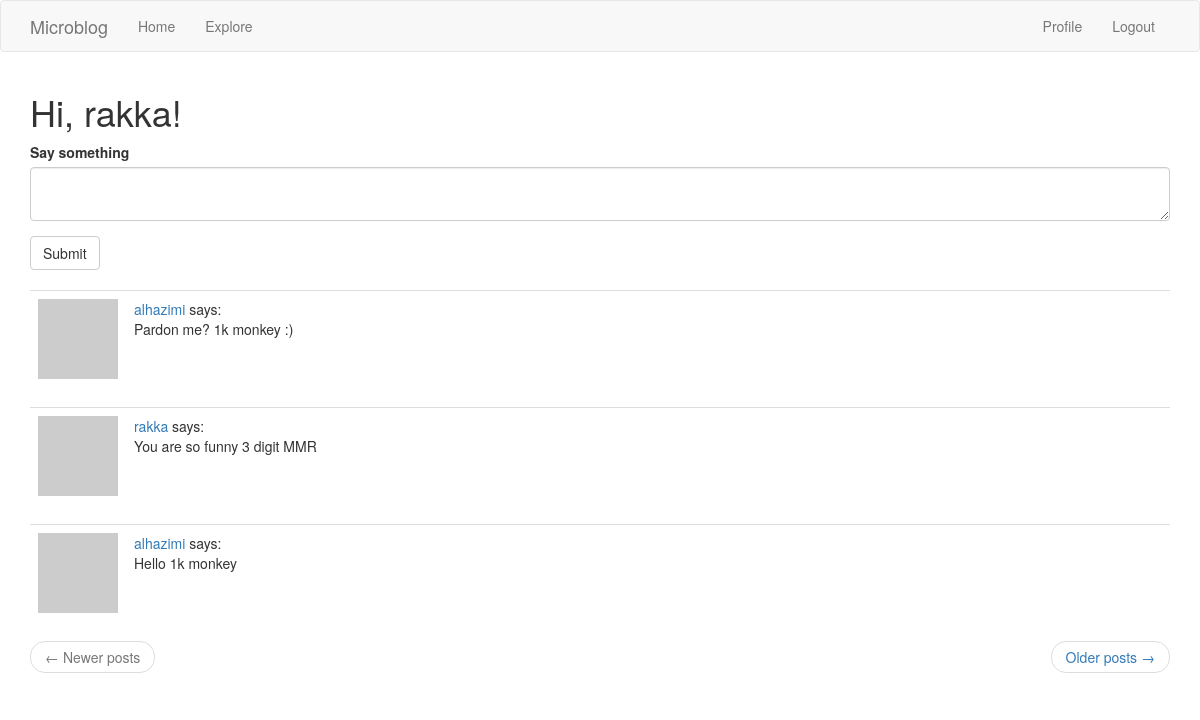
The app's page /index (signed in) with its own data.
### app/models.py (models this page shows, shortened)
class User(UserMixin, db.Model):
    id = db.Column(db.Integer, primary_key=True)
    username = db.Column(db.String(64), index=True, unique=True)
    email = db.Column(db.String(120), index=True, unique=True)
    password_hash = db.Column(db.String(128))
    posts = db.relationship("Post", backref="author", lazy="dynamic")
    about_me = db.Column(db.String(140))
    last_seen = db.Column(db.DateTime, default=datetime.utcnow)
    followed = db.relationship("User", secondary=followers,
                               primaryjoin=(followers.c.follower_id == id),
                               secondaryjoin=(followers.c.followed_id == id), # c is column
                               backref=db.backref("followers", lazy="dynamic"), lazy="dynamic")
    def avatar(self, size):
        digest = md5(self.email.lower().encode("utf-8")).hexdigest()
        return "https://gravatar.com/avatar/{}?d=identicon&s={}".format(
            digest, size)
    def followed_posts(self):
        followed = Post.query.join(
            followers, (followers.c.followed_id == Post.user_id)).filter(
            followers.c.follower_id == self.id)
        own = Post.query.filter_by(user_id=self.id)
        return followed.union(own).order_by(Post.timestamp.desc())

class Post(db.Model):
    id = db.Column(db.Integer, primary_key=True)
    body = db.Column(db.String(128))
    timestamp = db.Column(db.DateTime, index=True, default=datetime.utcnow) # utcnow, uniform timestamp without ()
    user_id = db.Column(db.Integer, db.ForeignKey("user.id"))

### app/routes.py (the view)
@app.route('/', methods=["GET", "POST"])
@app.route('/index', methods=["GET", "POST"])
@login_required # If you decorate a view with this, it will ensure that the current user is
def index():
    form = PostForm()
    if form.validate_on_submit():
        post = Post(body=form.post.data, author=current_user)
        db.session.add(post)
        db.session.commit()
        flash("Your post is now live!")
        return redirect(url_for("index")) # redirect prevent duplicate
    page = request.args.get("page", 1, type=int)
    posts = current_user.followed_posts().paginate(
        page, app.config["POST_PER_PAGE"], False) # show own and followed post
    next_url = url_for("index", page=posts.next_num)\
        if posts.has_next else None
    prev_url = url_for("index", page=posts.prev_num)\
        if posts.has_prev else None
    return render_template("index.html", title="Home Page", form=form,
                           posts=posts.items, next_url=next_url,
                           prev_url=prev_url)

### app/forms.py
class PostForm(FlaskForm):
    post = TextAreaField("Say something", validators=[
        DataRequired(), Length(min=1, max=140)
    ])
    submit = SubmitField("Submit")

### app/models.py (called while the page is built)
@login.user_loader
def load_user(id):
    return User.query.get(int(id))

### app/routes.py (called while the page is built)
@app.before_request # executed before the view function
def before_request():
    if current_user.is_authenticated:
        current_user.last_seen = datetime.utcnow()
        db.session.commit()

### app/templates/index.html
{% extends "base.html" %}
{% import "bootstrap/wtf.html" as wtf %}
{% block app_content %}
  <h1>Hi, {{ current_user.username }}!</h1>
  {% if form %}
  {{ wtf.quick_form(form) }}
  <br/>
  {% endif %}
    {% for post in posts %}
      {% include '_post.html' %}
    {% endfor %}
  <nav aria-label="...">
    <ul class="pager">
      <li class="previous{% if not prev_url %} disabled{% endif %}">
        <a href="{{ prev_url or '#' }}">
          <span aria-hidden="true">&larr;</span> Newer posts
        </a>
      </li>
      <li class="next{% if not next_url %} disabled{% endif %}">
        <a href="{{ next_url or '#' }}">
          Older posts <span aria-hidden="true">&rarr;</span>
        </a>
      </li>
    </ul>
  </nav>
{% endblock %}

### app/templates/_post.html
<table class="table table-hover">
  <tr>
    <td width="70px">
      <a href="{{ url_for('user', username=post.author.username) }}">
        <img src="{{ post.author.avatar(36) }}"/>
      </a>
    </td>
    <td>
      <a href="{{ url_for('user', username=post.author.username) }}">
        {{ post.author.username }}
      </a>
      says:<br/>{{ post.body }}
    </td>
  </tr>
</table>

### records on screen
User: username "rakka"
Post: author.username "alhazimi", body "Pardon me? 1k monkey :)"
Post: author.username "rakka", body "You are so funny 3 digit MMR"
Post: author.username "alhazimi", body "Hello 1k monkey"
